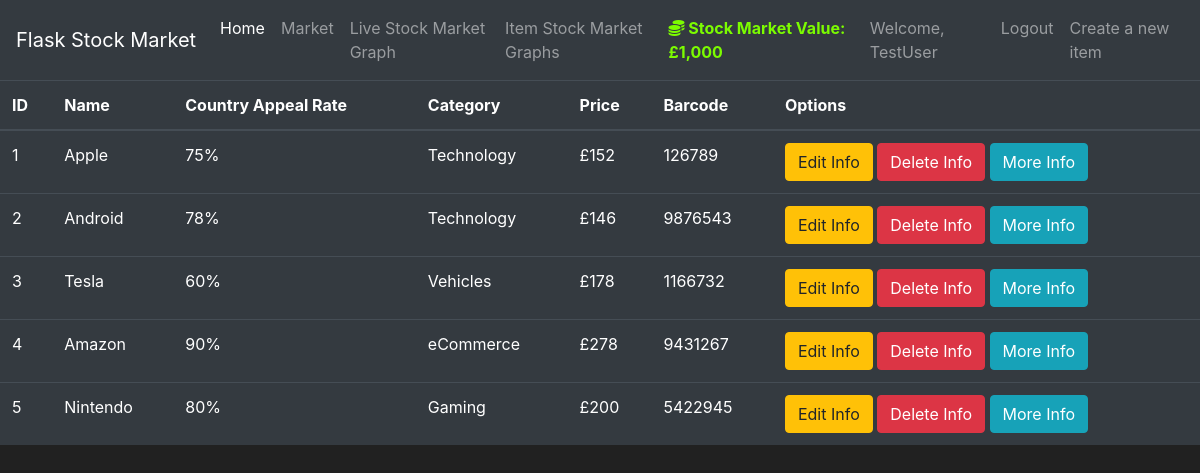
The app's page /market (signed in) with its own data.
### market/models.py (models this page shows, shortened)
class User(db.Model, UserMixin):
    id = db.Column(db.Integer(), primary_key=True)
    username = db.Column(db.String(length=30), nullable=False, unique=True)
    email_address = db.Column(db.String(length=50), nullable=False, unique=True)
    password_hash = db.Column(db.String(length=60), nullable=False)
    budget = db.Column(db.Integer(), nullable=False, default=1000)
    items = db.relationship('Item', backref='owned_user', lazy=True)
    @property
    def prettier_budget(self):
        if len(str(self.budget)) >= 4:
            return f'£{str(self.budget)[:-3]},{str(self.budget)[-3:]}'
        else:
            return f"£{self.budget}$"
    @property
    def password(self):
        return self.password

class Item(db.Model):
    id = db.Column(db.Integer(), primary_key=True)
    name = db.Column(db.String(length=30), nullable=False, unique=True)
    country_appeal_rate = db.Column(db.String(length=3), nullable=False, unique=False)
    category = db.Column(db.String(length=30), nullable=False, unique=False)
    price = db.Column(db.String(), nullable=False, unique=False)
    barcode = db.Column(db.String(length=12), nullable=False, unique=True)
    description = db.Column(db.String(length=1024), nullable=False, unique=True)
    date = db.Column(db.DateTime, nullable=False, default=datetime.utcnow)
    owner = db.Column(db.Integer(), db.ForeignKey('user.id'))

### market/routes.py (the view)
@app.route('/market')
@login_required
def market_page():
    items = Item.query.all()
    return render_template('market.html', items=items)

### market/models.py (called while the page is built)
@login_manager.user_loader
def load_user(user_id):
    return User.query.get(int(user_id))

### market/Templates/market.html (shortened to what this page needs)
{% extends 'base.html' %}
{% block content %}
<table class="table table-hover table-dark">
    <thead>
       <tr>
          <th scope="col">ID</th>
          <th scope="col">Name</th>
          <th scope="col">Country Appeal Rate</th>
          <th scope="col">Category</th>
          <th scope="col">Price</th>
          <th scope="col">Barcode</th>
          <th scope="col">Options</th>
       </tr>
    </thead>
    <tbody>
       {% for item in items %}
       <tr>
          <td>{{ item.id }}</td>
          <td>{{ item.name }}</td>
          <td>{{ item.country_appeal_rate }}</td>
          <td>{{ item.category }}</td>
          <td>£{{ item.price }}</td>
          <td>{{ item.barcode }}</td>
          <td>
             <a class="btn btn-outline btn-warning" href="/edit_item/{{item.id}}">Edit Info</a>
             <a class="btn btn-outline btn-danger" href="/delete/{{item.id}}">Delete Info</a>
             <button class="btn btn-outline btn-info" data-toggle="modal" data-target="#Modal-MoreInfo-{{ item.id }}">More Info</button>
          </td>
       </tr>
       {% endfor %}
    </tbody>
 </table>
{% endblock %}

### market/Templates/base.html (shortened to what this page needs)
<!doctype html>
<html lang="en">
   <head>
      <link rel="stylesheet" href="https://cdn.jsdelivr.net/npm/bootstrap@4.5.3/dist/css/bootstrap.min.css"
>
   </head>
   <body>
    <nav class="navbar navbar-expand-md navbar-dark bg-dark">
      <a class="navbar-brand" href="#">Flask Stock Market</a>
      <div class="collapse navbar-collapse" id="navbarNav">
        <ul class="navbar-nav mr-auto">
            <li class="nav-item active">
                <a class="nav-link" href="{{ url_for('home_page') }}">Home <span class="sr-only">(current)</span></a>
            </li>
            <li class="nav-item">
                <a class="nav-link" href="{{ url_for('market_page') }}">Market</a>
            </li>
            <li class="nav-item">
                <a class="nav-link" href="{{ url_for('live_graph_page') }}">Live Stock Market Graph</a>
            </li>
            <li class="nav-item">
                <a class="nav-link" href="{{ url_for('graph_page') }}">Item Stock Market Graphs</a>
            </li>
        </ul>
          {% if current_user.is_authenticated %}
            <ul class="navbar-nav">
                <li class="nav-item">
                    <a class="nav-link" style="color: lawngreen; font-weight: bold">
                        <i class="fas fa-coins"></i>
                        Stock Market Value: {{ current_user.prettier_budget }}
                    </a>
                </li>
                <li class="nav-item">
                    <a class="nav-link">Welcome, {{ current_user.username }}</a>
                </li>
                <li class="nav-item">
                    <a class="nav-link" href="{{ url_for('logout_page') }}">Logout</a>
                </li>
                <li class="nav-item">
                    <a class="nav-link" href="{{ url_for('create_item') }}">Create a new item</a>
                </li>
            </ul>
          {% endif %}
      </div>
    </nav>
      {% block content %}
      {% endblock %}
   </body>
</html>

### market/Templates/base.html (style rules this page uses)
body { background-color: #212121; color: white }

### records on screen
User: prettier_budget "£1,000", username "TestUser"
Item: id "1", name "Apple", country_appeal_rate "75%", category "Technology", price "152", barcode "126789"
Item: id "2", name "Android", country_appeal_rate "78%", category "Technology", price "146", barcode "9876543"
Item: id "3", name "Tesla", country_appeal_rate "60%", category "Vehicles", price "178", barcode "1166732"
Item: id "4", name "Amazon", country_appeal_rate "90%", category "eCommerce", price "278", barcode "9431267"
Item: id "5", name "Nintendo", country_appeal_rate "80%", category "Gaming", price "200", barcode "5422945"
